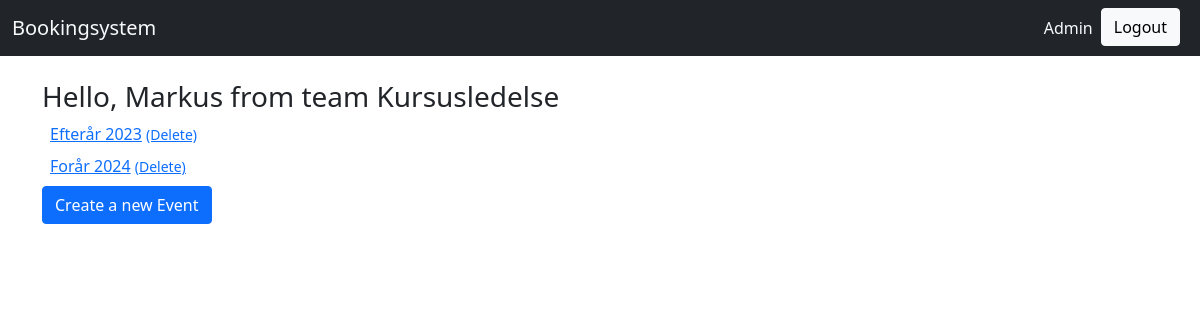
/organization/organization/Event/ (signed in), run on the app's committed database.
### organization/models.py (models this page shows, shortened)
class Volunteer(AbstractUser):
    username = models.CharField(max_length=30, unique=True)
    first_name = models.CharField(max_length=30)
    created = models.DateTimeField(auto_now_add=True, editable=False)
    last_name = models.CharField(max_length=30)
    last_updated = models.DateTimeField(auto_now=True, editable=False)
    email = models.EmailField()
    class Meta:
        pass

class TeamMembership(models.Model):
    team = models.ForeignKey("organization.Team", on_delete=models.CASCADE)
    member = models.ForeignKey("organization.Volunteer", on_delete=models.CASCADE)
    last_updated = models.DateTimeField(auto_now=True, editable=False)
    created = models.DateTimeField(auto_now_add=True, editable=False)
    role = models.CharField(max_length=30)
    class Meta:
        pass

class Team(models.Model):
    name = models.CharField(max_length=30)
    last_updated = models.DateTimeField(auto_now=True, editable=False)
    short_name = models.CharField(max_length=30)
    created = models.DateTimeField(auto_now_add=True, editable=False)
    class Meta:
        pass

class Event(models.Model):
    end_date = models.DateField()
    last_updated = models.DateTimeField(auto_now=True, editable=False)
    name = models.CharField(max_length=30)
    start_date = models.DateField()
    created = models.DateTimeField(auto_now_add=True, editable=False)
    class Meta:
        pass
    def __str__(self):
        return str(self.name)
    def get_absolute_url(self):
        return reverse("organization_Event_detail", args=(self.pk,))

### organization/views.py (the view)
class EventListView(generic.ListView):
    model = models.Event
    form_class = forms.EventForm

### organization/templates/organization/event_list.html
{% extends "base.html" %}
{% block content %}
{% for object in object_list %}
  <div class="m-2">
    <a href="{{object.get_absolute_url}}">{{object}}</a>
    <small class="ml-5">
      <a href="{% url 'organization_Event_delete' object.pk %}">
        (Delete)
      </a>
    </small>
  </div>
{% endfor %}
<div>
  <a class="btn btn-primary"
    href="{% url 'organization_Event_create' %}">
  Create a new Event
  </a>
</div>
{% endblock %}

### templates/base.html (shortened to what this page needs)
<!doctype html>
<html lang="en">
    <head>
        <link href="https://cdn.jsdelivr.net/npm/bootstrap@5.0.0-beta1/dist/css/bootstrap.min.css" rel="stylesheet">
    </head>
  <body>
    {% load bootstrap_icons %}
  	{% include 'navbar.html' %}
    <br/>
    <div class="container">
      {% if request.user.is_authenticated %}
      <h3>Hello, {{ user.first_name }} from team {% with volunteer_team_memberships=request.user.teammembership_set.all %}
          {% if volunteer_team_memberships %}
              {{ volunteer_team_memberships.first.team.name }}
          {% endif %}
          {% endwith %}</h3>
      {% endif %}
      {% block content %}{% endblock %}
    </div>
  </body>
</html>

### data on the page
Volunteer: first_name "Markus"
TeamMembership: first.team.name "Kursusledelse"
Event: name "Efterår 2023"
Event: name "Forår 2024"
